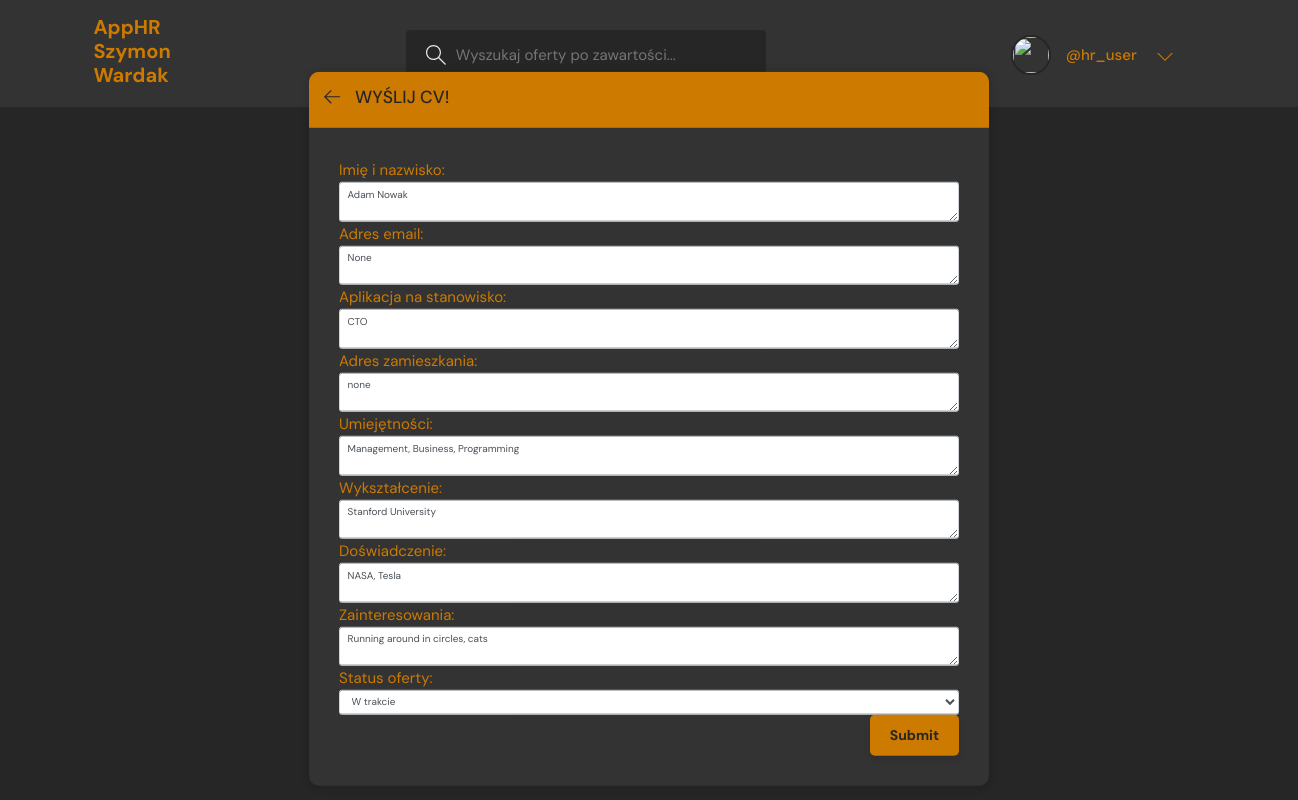
/update-offer/2/ (signed in), run on the app's committed database.
### base/models.py (models this page shows, shortened)
class Offer(models.Model):
    user = models.ForeignKey(User, on_delete=models.SET_NULL, null=True)
    name = models.TextField(null=True, blank=True, default='none')
    email = models.TextField(null=True, blank=True, default='none')
    position = models.TextField(null=True, blank=True, default='none')
    address = models.TextField(null=True, blank=True, default='none')
    skills = models.TextField(null=True, blank=True, default='none')
    education = models.TextField(null=True, blank=True, default='none')
    experience = models.TextField(null=True, blank=True, default='none')
    interests = models.TextField(null=True, blank=True, default='none')
    status = models.TextField(default='Pending')
    updated = models.DateTimeField(auto_now=True)
    created = models.DateTimeField(auto_now_add=True)
    picture = models.FileField(upload_to='./uploads/cv_images', null=True, blank=True)
    file = models.FileField(upload_to='./uploads/cv')
    class Meta:
        ordering = ['-updated', 'created']

### base/views.py (the view, shortened to what this page needs)
# urls.py: path('update-offer/<str:pk>/', views.updateOffer, name="update-offer"),
@login_required(login_url='/login')
def updateOffer(request, pk):
    offer = Offer.objects.get(id=pk)
    form = OfferForm(instance=offer)
    statuses = ['Pending', 'Accepted', 'Rejected']
    if not request.user.is_superuser:
        return HttpResponse('Permission denied.')
    context = {'form': form, 'offer': offer, 'statuses': statuses}
    return render(request, 'base/offer_form.html', context)

### base/forms.py
class OfferForm(ModelForm):
    class Meta:
        model = Offer
        fields = '__all__'
        exclude  = ['user']

### base/templates/base/offer_form.html (shortened to what this page needs)
{% extends 'main.html' %}
{% block content %}
  <main class="create-offer layout">
    <div class="container">
      <div class="layout__box">
        <div class="layout__boxHeader">
          <div class="layout__boxTitle">
            <a href="{% url 'home' %}">
              <svg version="1.1" xmlns="http://www.w3.org/2000/svg" width="32" height="32" viewBox="0 0 32 32">
                <title>arrow-left</title>
                <path
                  d="M13.723 2.286l-13.723 13.714 13.719 13.714 1.616-1.611-10.96-10.96h27.625v-2.286h-27.625l10.965-10.965-1.616-1.607z">
                </path>
              </svg>
            </a>
            <h3>Wyślij CV!</h3>
          </div>
        </div>
        {% if 'update-offer' in request.path %}
        <div class="layout__body">
          <form class="post-form" action="" enctype="multipart/form-data" method="POST">
            <span>Imię i nazwisko:</span>
            <textarea name='name' class="form-control"}>{{ offer.name }}</textarea>
            <span>Adres email:</span>
            <textarea name='email' class="form-control"}>{{ offer.email }}</textarea>
              <span>Aplikacja na stanowisko:</span>
            <textarea name='position' class="form-control">{{ offer.position }}</textarea>
            <span>Adres zamieszkania:</span>
            <textarea name='address' class="form-control">{{ offer.address }}</textarea>
            <span>Umiejętności:</span>
            <textarea name='skills' class="form-control">{{ offer.skills }}</textarea>
            <span>Wykształcenie:</span>
            <textarea name='education' class="form-control">{{ offer.education }}</textarea>
            <span>Doświadczenie:</span>
            <textarea name='experience' class="form-control">{{ offer.experience }}</textarea>
            <span>Zainteresowania:</span>
            <textarea name='interests' class="form-control">{{ offer.interests }}</textarea>
            <span>Status oferty:</span>
            <select id="status" name='status' class="form-control">
              <option>W trakcie</option>
            </select>
            <div class="form__action">
              <button class="btn btn--main" type="submit">Submit</button>
            </div>
          </form>
        </div>
        {% endif %}
      </div>
    </div>
  </main>
{% endblock content %}

### templates/navbar.html (shortened to what this page needs)
{% load static %}
<header class="header header--loggedIn">
    <div class="container">
      <a href="{% url 'home' %}" class="header__logo">
        <h1>AppHR Szymon Wardak</h1>
      </a>
      <form class="header__search" method="GET" action="{% url 'home' %}">
        <label>
          <input name="q" placeholder="Wyszukaj oferty po zawartości..." />
        </label>
      </form>
      <nav class="header__menu">
        {% if request.user.is_authenticated %}
        <div class="header__user">
          <a href="{% url 'update-user' %}">
            <div class="avatar2 avatar--medium active">
              <img src="https://t4.ftcdn.net/jpg/02/29/75/83/360_F_229758328_7x8jwCwjtBMmC6rgFzLFhZoEpLobB6L8.jpg" />
            </div>
            <p class="welcome">@{{request.user.username}}</p>
          </a>
          <button class="dropdown-button">
            <svg version="1.1" xmlns="http://www.w3.org/2000/svg" width="32" height="32" viewBox="0 0 32 32">
              <title>chevron-down</title>
              <path d="M16 21l-13-13h-3l16 16 16-16h-3l-13 13z"></path>
            </svg>
          </button>
        </div>
        {% else %}
        <a href="{% url 'login' %}">
          <p class="anonymous">Logowanie</p>
        </a>
        {% endif %}
      </nav>
    </div>
  </header>

### base/static/styles/style.css (style rules this page uses)
:root { --color-light-bg: #333333; --color-bg: #262626; --color-white: #e6e6e6; --color-red: #ff0000; --color-green: #00cc00; --color-orange: #cc7a00; --color-success: #ff99ff; --color-error: #ff99ff; }
* { font-family: "DM Sans", -apple-system, BlinkMacSystemFont, "Segoe UI", Roboto, Oxygen, Ubuntu, Cantarell, "Open Sans", "Helvetica Neue", sans-serif; margin: 0; padding: 0; box-sizing: border-box; text-rendering: optimizeLegibility; font-size: inherit; }
html { font-size: 56.25%; }
@media only screen and (min-width: 1200px) { html { font-size: 62.5%; } }
body { line-height: 1.6; font-weight: 400; font-size: 1.5rem; color: var(--color-orange); background-color: var(--color-bg); min-height: 100vh; }
img { width: 100%; }
a { display: inline-block; color: var(--color-white); text-decoration: none; }
.container { max-width: 120rem; width: 90%; margin: auto; }
.btn { background-color: transparent; border: none; display: inline-flex; align-items: center; gap: 1rem; cursor: pointer; transition: all ease-in-out 0.3s; padding: 1rem 2rem; border-radius: 5px; box-shadow: 1px 1px 3px 1px rgba(0, 0, 0, 0.15); font-weight: 500; }
.btn--main { background-color: var(--color-orange); color: var(--color-light-bg); display: flex; align-items:left; justify-content: left; }
.avatar2 { margin-top: 2rem; position: relative; display: inline-block; border-radius: 50%; border: 2px solid var(--color-bg); }
.welcome { color: var(--color-orange); margin-top: 3rem; }
.avatar2 img { display: block; border-radius: 50%; object-fit: cover; object-position: center; }
.avatar2.avatar--medium img { width: 3.6rem; height: 3.6rem; border-radius: 50%; }
.avatar2.avatar--medium:after { width: 0.7rem; height: 0.7rem; bottom: 0px; right: -6px; }
.header { padding: 1.5rem; background-color: var(--color-light-bg); }
.header > .container { display: flex; gap: 1.5rem; }
.header__logo, .header__user { display: flex; gap: 2rem; margin-right: 12rem; align-items: center; color: var(--color-orange); }
.header__logo > h1 { font-weight: 700; font-size: 2rem; }
.header__search > label { background-color: var(--color-bg); padding: 1.3rem 1rem; display: flex; align-items: center; gap: 1rem; border-radius: 4px; margin-top: 1.5rem; margin-left: 10rem; margin-right: 23rem; }
.header__search svg { fill: var(--color-white); width: 2rem; height: 2rem; margin-left: 1rem; }
.header__search input { width: 30rem; background: transparent; border: none; outline: none; color: var(--color-white); }
.header__menu { margin-left: auto; position: relative; }
.header__menu a { display: flex; gap: 1.5rem; align-items: center; font-weight: 500; text-decoration: none; color: var(--color-white); }
.header__menu img { height: 3.6rem; }
.header__menu p { line-height: 1.2; }
.header__menu svg { width: 1.6rem; height: 1.6rem; fill: var(--color-orange); }
.dropdown-button { background: transparent; border: 0; outline: 0; cursor: pointer; margin-top: 3rem; }
.layout { margin-top: 2.4rem; }
.layout > .container { display: flex; justify-content: space-between; align-items: flex-start; }
.layout__box { width: 90%; max-width: 148rem; min-height: 40rem; position: absolute; top: 50%; left: 50%; transform: translate(-50%, -46%); background-color: var(--color-light-bg); border-radius: 1rem; box-shadow: 1px 1px 6px 3px rgba(0, 0, 0, 0.1); overflow: hidden; }
.layout__boxHeader { display: flex; padding: 1.5rem; background-color: var(--color-orange); }
.layout__boxTitle { display: flex; gap: 1.5rem; align-items: center; }
.layout__boxTitle h3 { text-transform: uppercase; font-weight: 500; color: var(--color-bg); }
.layout__boxTitle svg { width: 1.6rem; height: 1.6rem; fill: var(--color-bg); }
.layout__body { margin: 3rem; }
.form__action { display: flex; justify-content: flex-end; gap: 3rem; }
.create-offer.layout .layout__box { max-width: 68rem; }
a { color: var(--color-white); }
.btn { outline: none; color: var(--color-bg); background-color: var(--color-orange); font-size: 1.4rem; box-shadow: 0 4px 6px rgba(0, 0, 0, 0.1); border: none; border-radius: 5px; padding: 1rem 2rem; cursor: pointer; transition: background-color 0.3s, box-shadow 0.3s; font-weight: bold; }

### data on the page
Offer: name "Adam Nowak", email "None", position "CTO", address "none", skills "Management, Business, Programming", education "Stanford University", experience "NASA, Tesla", interests "Running around in circles, cats"

### other printed values
{{ request.user.username }} "hr_user"
